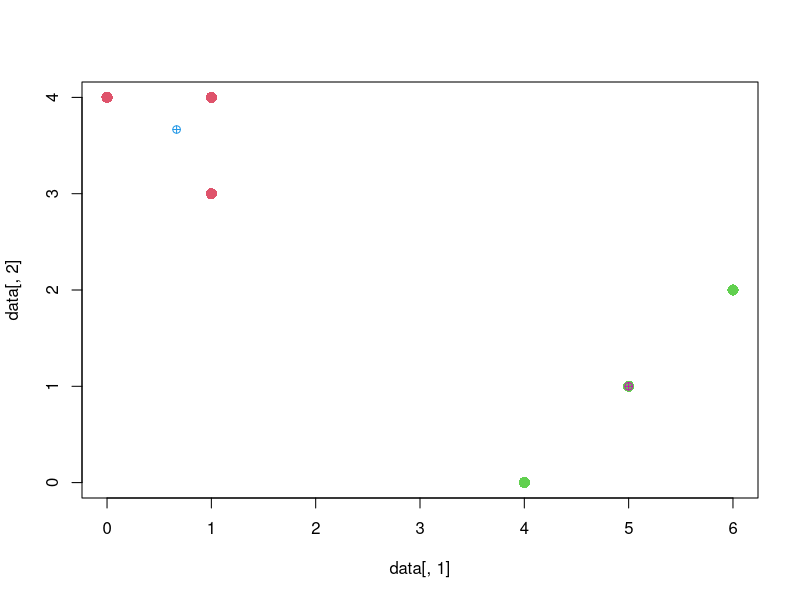

Reproduce this figure in R.
A = matrix(c(1,1,0,5,6,4,4,3,4,1,2,0),ncol=2)

#Function to Plot Graph
plot_Graph = function(data,label,centroid1,centroid2){
  plot(data[,1],data[,2],col=label+1,pch=16,cex=1.5)
  points(centroid1[1],centroid1[2],col=4,pch=10)
  points(centroid2[1],centroid2[2],col=6,pch=10)
  }

#Calculate Euclidean Distance function
calculate_Euclidean_Dist = function(a,b){
  return (sqrt((a[1]-b[1])^2 + (a[2]-b[2])^2))
 }

#check distance between a point and centroid1, centroid2.
#Assign point to closest centroid by updating label
updateCentroid = function(c,label,centroid1,centroid2){
  
  new_label = rep(NA,nrow(c))
  #Assign labels based on minimum euclidean disatance
  for (i in 1:nrow(c)) {
    if(calculate_Euclidean_Dist(c[i,],centroid1) < calculate_Euclidean_Dist(c[i,],centroid2)){
      new_label[i] = 1
    }else{
      new_label[i] = 2
    }  
  }
  return(new_label)
}

#A: Dataset, k: number of clusters, i: number of iterations
evaluateKMeans = function(A,k,i){
  set.seed(123)
  old_label = rep(0,nrow(A))
  new_label = sample(k,nrow(A),TRUE)
  print(new_label)
  iter = 1
  centroid1 = 0
  centroid2 = 0
  while((!all(new_label == old_label)) & (iter <= i)){
    old_label = new_label
    list_centroid = calculate_Centroid(A,old_label,k)
    centroid1 = list_centroid$centroid1
    centroid2 = list_centroid$centroid2
    cat('Iteration ',iter,'\n')
    cat('Centroid 1 - ',centroid1,'\nCentroid 2 - ',centroid2,'\n')
    new_label = updateCentroid(A,label,centroid1,centroid2)
    iter = iter + 1
  }
  cat('**** Final Centroids ****\nCentroid 1 - ',centroid1,'\nCentroid 2 - ',centroid2)
  plot_Graph(A,new_label,centroid1,centroid2)
}

#Calculate values of centroid
#Input: A: Dataset, label: cluster_labels, k: number of clusters 
calculate_Centroid = function(c,label,k){
  
  #Compute centroid 1
  centroid1.x = c[label==1,1]
  centroid1.y = c[label==1,2]
  centroid1 = c(mean(centroid1.x),mean(centroid1.y))
  
  #Compute centroid 2
  centroid2.x = c[label==2,1]
  centroid2.y = c[label==2,2]
  centroid2 = c(mean(centroid2.x),mean(centroid2.y))
  
  newlist = list("centroid1" = centroid1, "centroid2" = centroid2)
  return(newlist)
}

#Execute Algorithm
evaluateKMeans(A,2,20)
